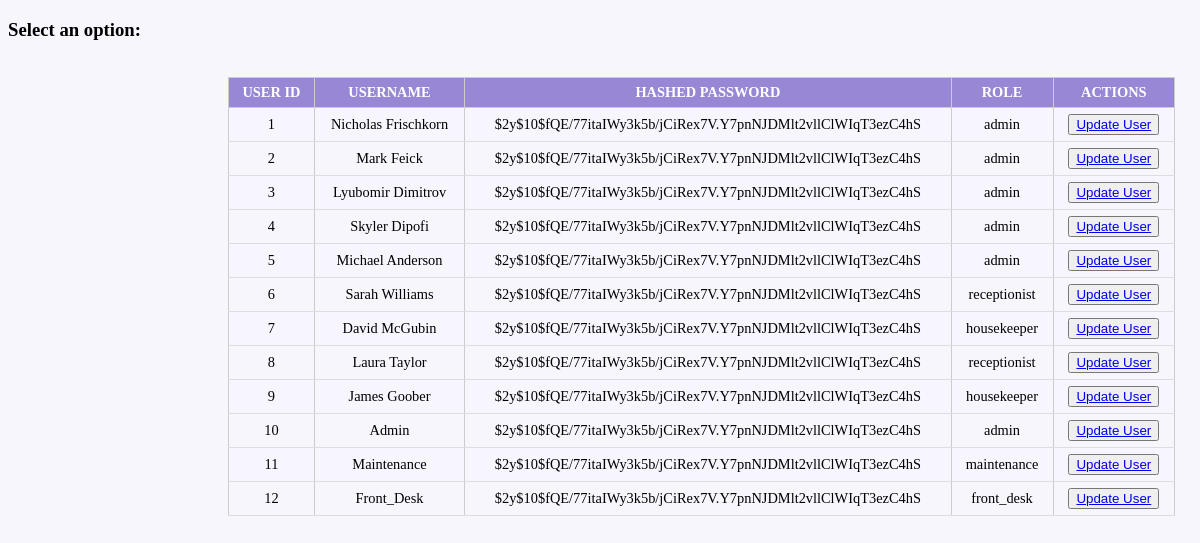
The app's page /Website/homepage/Homepage-Type/Admin/selectUsers.php, older data.
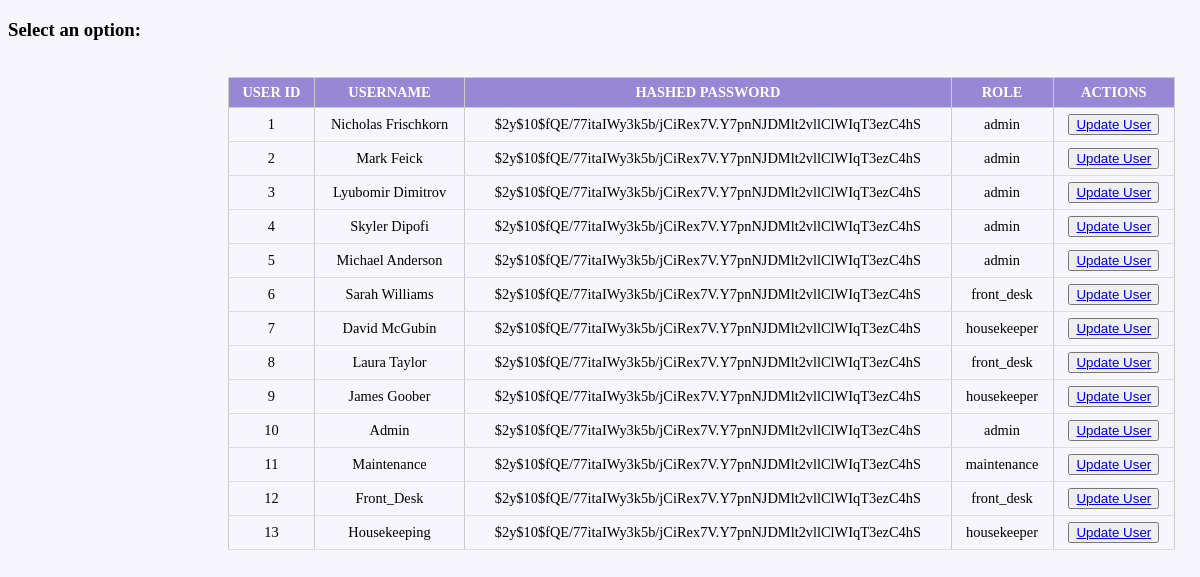
The same page, newer data.
### tables this page shows
CREATE TABLE users (
    u_id INT AUTO_INCREMENT PRIMARY KEY,
    username VARCHAR(50) NOT NULL UNIQUE,
    password VARCHAR(255) NOT NULL,
    role VARCHAR(50) NOT NULL  
);

### Website/homepage/Homepage-Type/Admin/selectUsers.php (the view, shortened to what this page needs)
<?php
require_once('../../Website/inc/db_connect.php');
$queryUsers = "
SELECT
  u_id,
  username,
  password,
  role
FROM
  users
";
$statementUsers = $db->prepare($queryUsers);
$statementUsers->execute();
$items = $statementUsers->fetchAll();
?>
<!DOCTYPE HTML>
<html>
	<head>
		<link rel="stylesheet" type="text/css" href="../inc/homepage_main.css">
	</head>
	<main>
		<body>
			<div id="data">
				 <h3>Select an option: </h3>
			</div>
			<br>
			<table>
				<tr>
					<th>User ID</th>
					<th>Username</th>
					<th>Hashed Password</th>
					<th>Role</th>
					<th>Actions</th>
				</tr>
				<?php foreach ($items as $item) : ?>
				<tr>
					<td><?php echo $item['u_id']; ?></td>
					<td><?php echo $item['username']; ?></td>
					<td><?php echo $item['password']; ?></td>
					<td><?php echo $item['role']; ?></td>
					<td><button><a href="?update_id=<?php echo $item['u_id']; ?>">Update User</a></button></td>
				</tr>
				<?php endforeach; ?>
			</table>
		</body>
	</main>
</html>

### Website/inc/homepage_main.css (style rules this page uses)
body { background-size: 100%; background-repeat: no-repeat; background-position: center; background-color: #f8f6fd; }
table { width: 100%; border-collapse: collapse; background-color: transparent; }
table th, table td { padding: 6px 10px; text-align: center; font-size: 0.9rem; }
table th { background-color: #9887d5; color: white; font-weight: bold; text-transform: uppercase; font-size: 0.9rem; }
table tr:nth-child(even) { background-color: rgba(248, 246, 253, 0.5); }
table td { border-bottom: 1px solid #ddd; }

### Website/homepage/Homepage-Type/Admin/selectUsers.php (style rules this page uses)
td { padding: 10px 20px; }
table { margin-left: 220px; width: 80%; max-width: 1000px; border-collapse: collapse; }
th, td { padding: 12px; border: 1px solid #ccc; text-align: left; }

Row changes from the older to the newer data that the page shows:
changed users "Sarah Williams": role "receptionist" → "front_desk"
changed users "Laura Taylor": role "receptionist" → "front_desk"
added users: u_id "13", username "Housekeeping", password "$2y$10$fQE/77itaIWy3k5b/jCiRex7V.Y7pnNJDMlt2vllClWIqT3ezC4hS", role "housekeeper"
